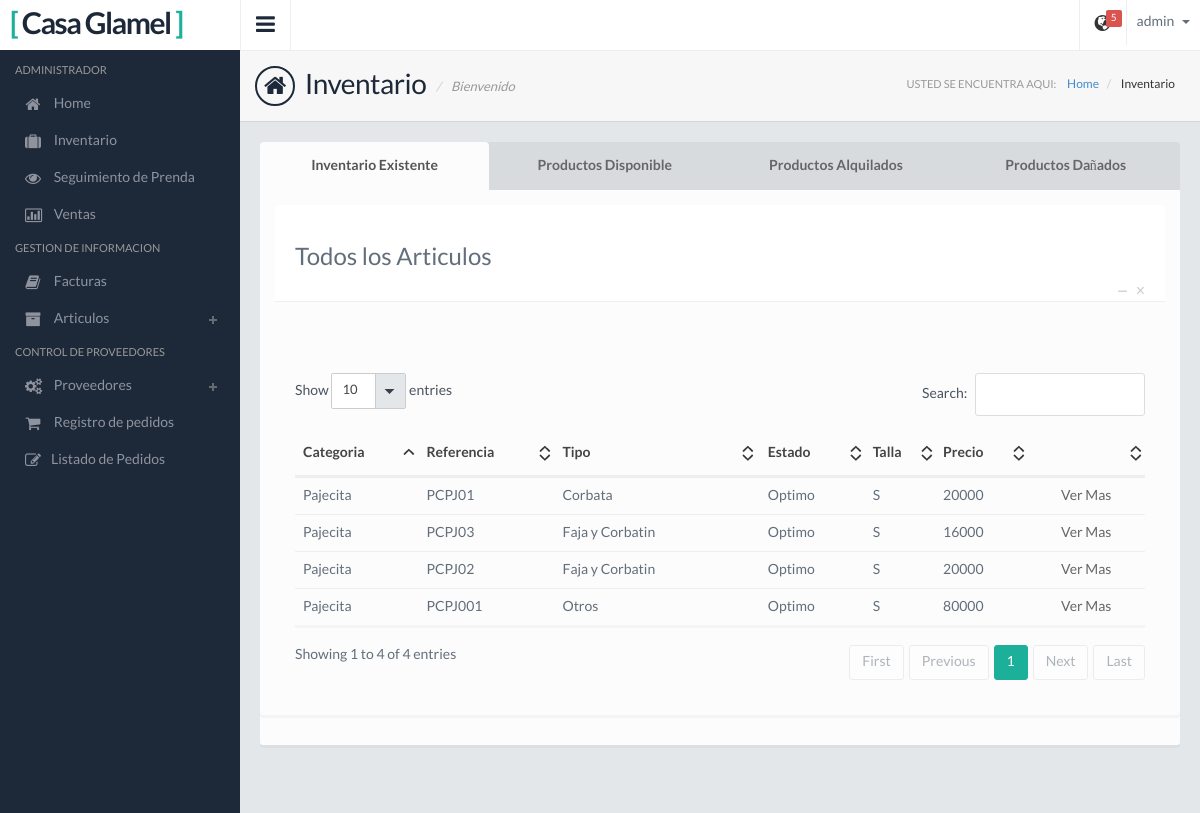
The page /Inventario-Lista/ (signed in) on the database its author committed.
### Apps/Inventario/models.py (models this page shows, shortened)
class Articulo(models.Model):
    categoria_idcategoria = models.ForeignKey(Categoria)
    nombre_tipo = models.ForeignKey(Tipo)
    nombre_estado = models.ForeignKey(Estado)
    nombre_estado_ropa = models.ForeignKey(Estado_Ropa)
    color = models.ForeignKey(Color)
    nuevo = models.BooleanField(default=False)
    referencia = models.CharField(max_length=45)
    descripcion = models.CharField(max_length=100)
    fechaingreso = models.DateField()
    fechautil = models.DateField()
    precio_original = models.IntegerField()
    precio = models.IntegerField()
    ubicacion = models.CharField(max_length=45)
    talla = models.ForeignKey(Talla)

class Categoria(models.Model):
    famila_idfamilia = models.ForeignKey(Familia)
    nombre = models.CharField(max_length=45)
    descripcion = models.CharField(max_length=100)
    visible = models.BooleanField(default=True)
    def __str__(self):
        return self.nombre

class Tipo(models.Model):
    nombre_tipo = models.CharField(max_length=50)
    def __str__(self):
        return self.nombre_tipo

class Estado(models.Model):
    nombre_estado = models.CharField(max_length=50)
    def __str__(self):
        return self.nombre_estado

class Talla (models.Model):
    talla = models.CharField(max_length=2)
    def __str__(self):
        return self.talla

### Apps/Inventario/views.py (the view)
# urls.py: url(r'^Inventario-Lista/$', Inventario_Lista.as_view(), name='Inventario_Lista'),
class Inventario_Lista(LoginRequiredMixin,SuperuserRequiredMixin,ListView):
    model = Articulo
    login_url = '/'
    context_object_name = 'articulo'
    template_name = u'ModuloAdmin/InventarioTemplate/Inventario/Inventario_List.html'
    def get_context_data(self, **kwargs):
        context = super(Inventario_Lista,self).get_context_data(**kwargs)
        context['articulo_disponible'] = Articulo.objects.filter(nombre_estado=1, nombre_estado_ropa=1)
        context['articulo_alquilado'] = Articulo.objects.filter(nombre_estado=1,nombre_estado_ropa=2)
        context['articulo_danado'] = Articulo.objects.filter(nombre_estado='2')
        return context

### Apps/Inventario/models.py (called while the page is built)
    def __str__(self):
        return self.nombre_estado_ropa

### templates/ModuloAdmin/InventarioTemplate/Inventario/Inventario_List.html (shortened to what this page needs)
{% extends "base.html" %}
{% load static from staticfiles %}
{% block link%}
    <link href="{% static 'css/jquery.datatables.css' %}" rel="stylesheet">
{%endblock%}
{% block user2 %} {{ user.username }} {% endblock %}
{% block page %} Inventario {% endblock %}
{% block page2 %} Inventario {% endblock %}
{% block contenido%}
    <div class="panel panel-default">
        <div class="row">
        <div class="col-md-12 mb30">
        <ul class="nav nav-tabs nav-justified">
          <li class="active"><a href="#home3" data-toggle="tab"><strong>Inventario Existente</strong></a></li>
          <li><a href="#profile3" data-toggle="tab"><strong>Productos Disponible</strong></a></li>
          <li><a href="#about3" data-toggle="tab"><strong>Productos Alquilados</strong></a></li>
          <li><a href="#contact3" data-toggle="tab"><strong>Productos Dañados</strong></a></li>
        </ul>
        <div class="tab-content">
          <div class="tab-pane active" id="home3">
                <div class="panel-heading">
                    <h3>Todos los Articulos</h3>
                  <div class="panel-btns">
                    <a href="#" class="panel-close">&times;</a>
                    <a href="#" class="minimize">&minus;</a>
                  </div>
                </div>
                <div class="panel-body">
                  <br />
                  <div class="table-responsive">
                  <table class="table" id="table2">
                      <thead>
                         <tr>
                            <th>Categoria</th>
                            <th>Referencia</th>
                            <th>Tipo</th>
                            <th>Estado</th>
                            <th>Talla</th>
                             <th>Precio</th>
                             <th></th>
                         </tr>
                      </thead>
                      <tbody>
                         {%for articulo in articulo%}
                         <tr class="odd gradeX">
                            <td>{{articulo.categoria_idcategoria}}</td>
                             <td>{{articulo.referencia}}</td>
                             <td>{{articulo.nombre_tipo}}</td>
                             <td>{{articulo.nombre_estado}}</td>
                             <td>{{articulo.talla}}</td>
                             <td>{{articulo.precio}}</td>
                            <td class="table-action">
                              <a href="{% url 'Inventario:Articulo_Detail' articulo.pk %}">Ver Mas</i></a>
                            </td>
                         </tr>
                         {%endfor%}
                      </tbody>
                   </table>
                  </div>
                </div>
          </div>
        </div>
      </div>
        </div>
      </div>
{% endblock %}

### static/css/style.default.css (style rules this page uses)
body { background: #1d2939; font-family: 'LatoRegular', 'Lucida Grande', 'Lucida Sans Unicode', Helvetica, sans-serif !important; line-height: 21px; color: #636e7b; overflow: hidden; }
h1,h2,h3,h4,h5 { font-family: 'LatoRegular', 'Lucida Grande', 'Lucida Sans Unicode', Helvetica, sans-serif; }
strong { font-family: 'LatoBold'; font-weight: normal; }
.table-action { text-align: center; }
.table-action a, .table-action-hide a { display: inline-block; margin-right: 5px; color: #666; }
.table-action a:last-child, .table-action-hide a:last-child { margin-right: 0; }
.mb30 { margin-bottom: 30px; }

### rows shown on the page
Articulo: categoria_idcategoria "Pajecita", referencia "PCPJ01", nombre_tipo "Corbata", nombre_estado "Optimo", talla "S", precio "20000"
Articulo: categoria_idcategoria "Pajecita", referencia "PCPJ03", nombre_tipo "Faja y Corbatin", nombre_estado "Optimo", talla "S", precio "16000"
Articulo: categoria_idcategoria "Pajecita", referencia "PCPJ02", nombre_tipo "Faja y Corbatin", nombre_estado "Optimo", talla "S", precio "20000"
Articulo: categoria_idcategoria "Pajecita", referencia "PCPJ001", nombre_tipo "Otros", nombre_estado "Optimo", talla "S", precio "80000"

### other values the page prints
{{ user.username }} "admin"
